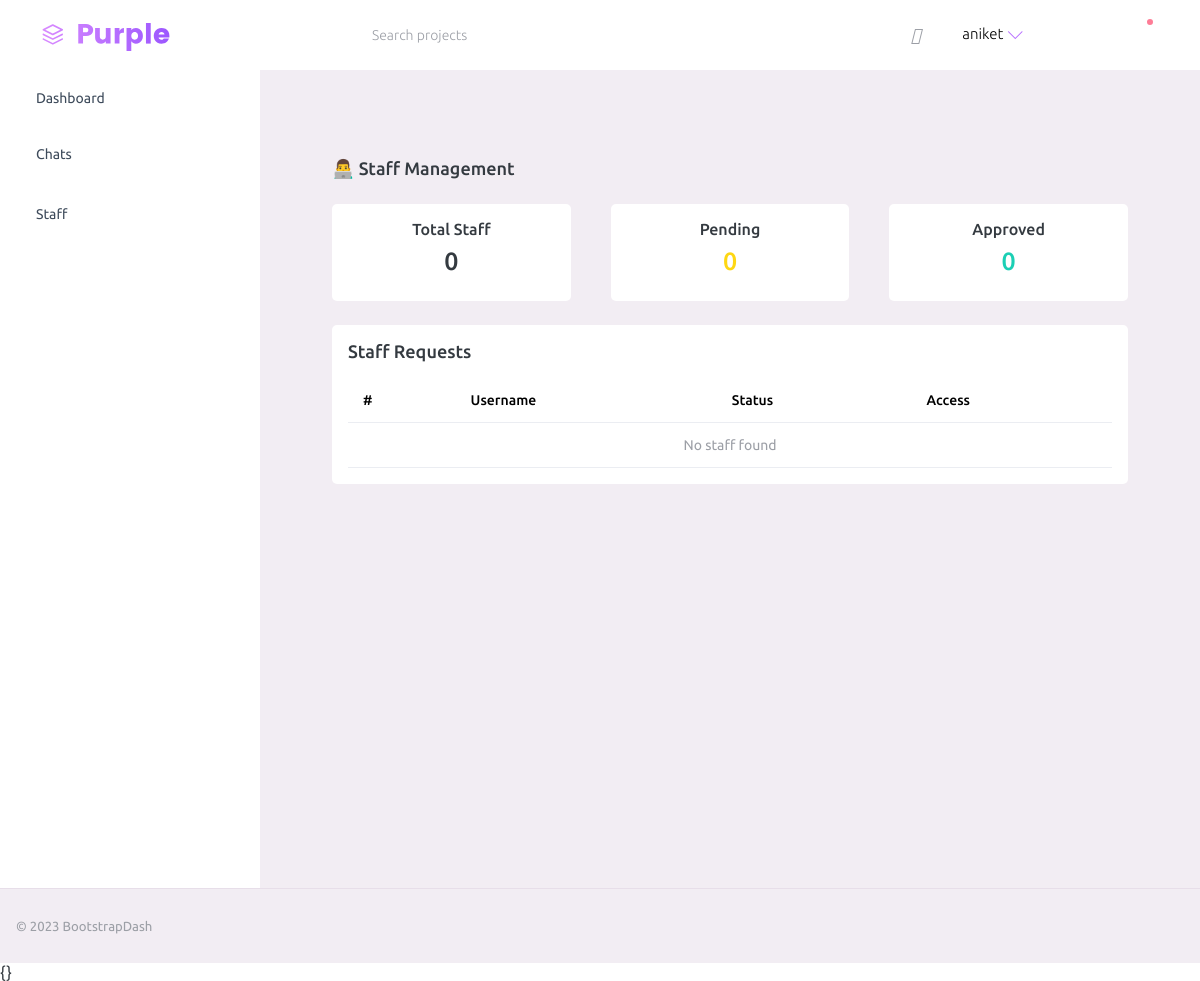
The page /dashboard/staff/ (signed in) on the database as committed earlier.
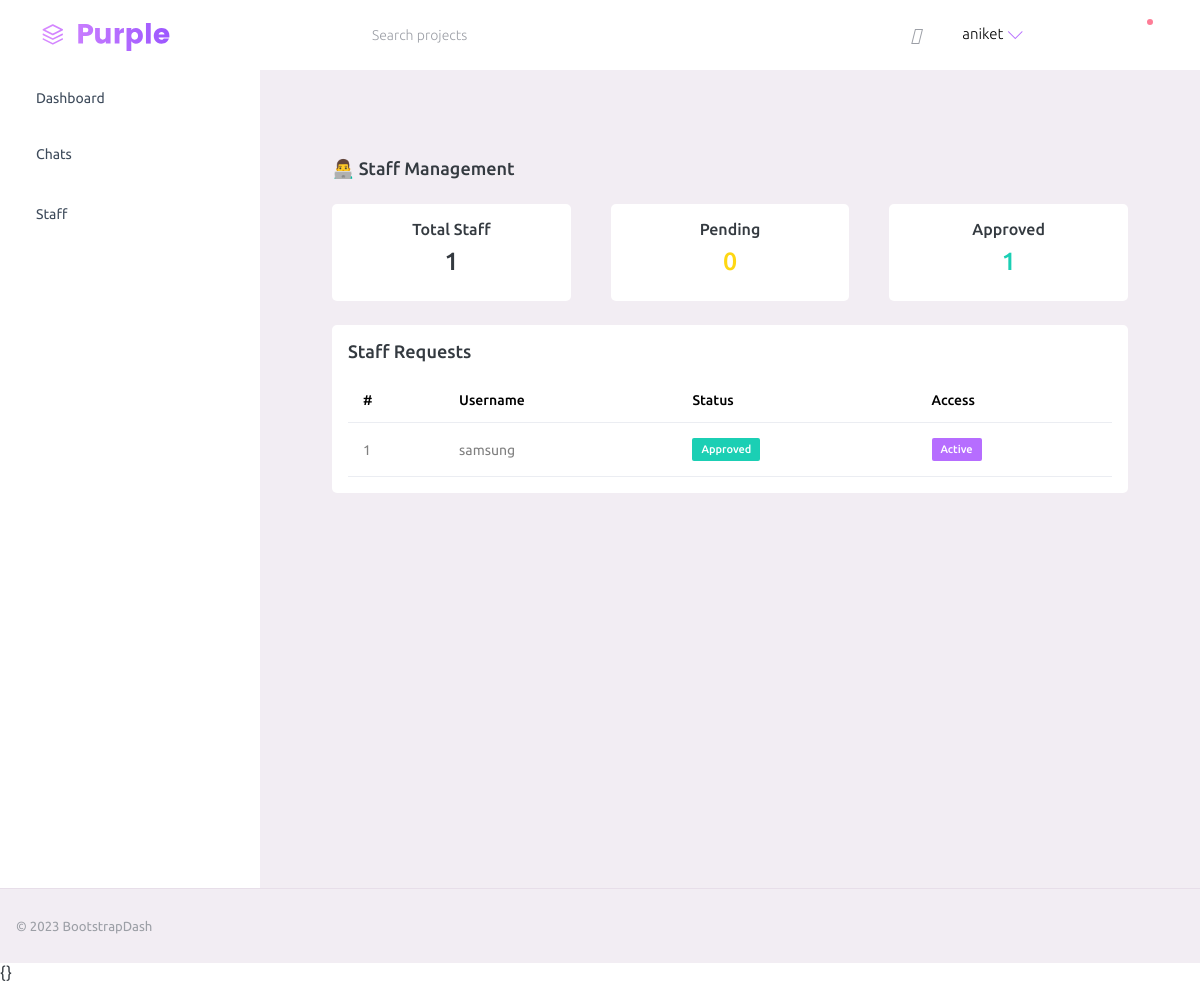
The same page on the database as committed later.
### user/models.py (models this page shows, shortened)
class StaffProfile(models.Model):
    user = models.OneToOneField(User, on_delete=models.CASCADE)
    is_approved = models.BooleanField(default=False)

### user/views.py (the view)
# urls.py: path('dashboard/staff/', views.admin_staff_list, name='admin_staff_list'),
@login_required(login_url='admin_login')
def admin_staff_list(request):
    staffs = StaffProfile.objects.all()
    pending_staff_count = StaffProfile.objects.filter(
        is_approved=False
    ).count()
    approved_staff_count = StaffProfile.objects.filter(
        is_approved=True
    ).count()
    return render(request, "Dashboard/manage_staff.html", {
        "staffs": staffs,
        "pending_staff_count": pending_staff_count,
        "approved_staff_count": approved_staff_count,
    })

### user/templates/Dashboard/manage_staff.html
{% extends 'Dashboard/base.html' %}
{% block content %}
{% load static %}
     <div class="main-panel" style="margin-left:0 !important; width:100% !important;">
      <div class="content-wrapper">
        <div class="page-header">
          <h3 class="page-title">👨‍💻 Staff Management</h3>
        </div>
        <div class="row mb-4">
          <div class="col-md-4">
            <div class="card p-3 text-center">
              <h5>Total Staff</h5>
              <h3>{{ staffs|length }}</h3>
            </div>
          </div>
          <div class="col-md-4">
            <div class="card p-3 text-center">
              <h5>Pending</h5>
              <h3 class="text-warning">{{ pending_staff_count }}</h3>
            </div>
          </div>
          <div class="col-md-4">
            <div class="card p-3 text-center">
              <h5>Approved</h5>
              <h3 class="text-success">
                {{ approved_staff_count }}
              </h3>
            </div>
          </div>
        </div>
        <div class="card p-3">
          <h4 class="mb-3">Staff Requests</h4>
          <div class="table-responsive">
            <table class="table table-hover">
              <thead>
                <tr>
                  <th>#</th>
                  <th>Username</th>
                  <th>Status</th>
                  <th>Access</th>
                </tr>
              </thead>
              <tbody>
                {% for staff in staffs %}
                <tr>
                  <td>{{ forloop.counter }}</td>
                  <td>
                    {{ staff.user.username }}
                  </td>
                  <td>
                    {% if staff.is_approved %}
                      <span class="badge bg-success">Approved</span>
                    {% else %}
                      <span class="badge bg-warning">Pending</span>
                    {% endif %}
                  </td>
                  <td>
                    {% if staff.is_disabled %}
                      <span class="badge bg-danger">Disabled</span>
                    {% else %}
                      <span class="badge bg-primary">Active</span>
                    {% endif %}
                  </td>
                </tr>
                {% empty %}
                <tr>
                  <td colspan="5" class="text-center text-muted">
                    No staff found
                  </td>
                </tr>
                {% endfor %}
              </tbody>
            </table>
          </div>
        </div>
      </div>
    </div>
  </div>
</div>
{% endblock %}

Rows that differ between the two databases and show on the page:
added StaffProfile: user.username "samsung", is_approved "Approved"
Other text that changed with them:
{{ staffs|length }}: "0" → "1"
{{ approved_staff_count }}: "0" → "1"
text no longer shown: "No staff found"
